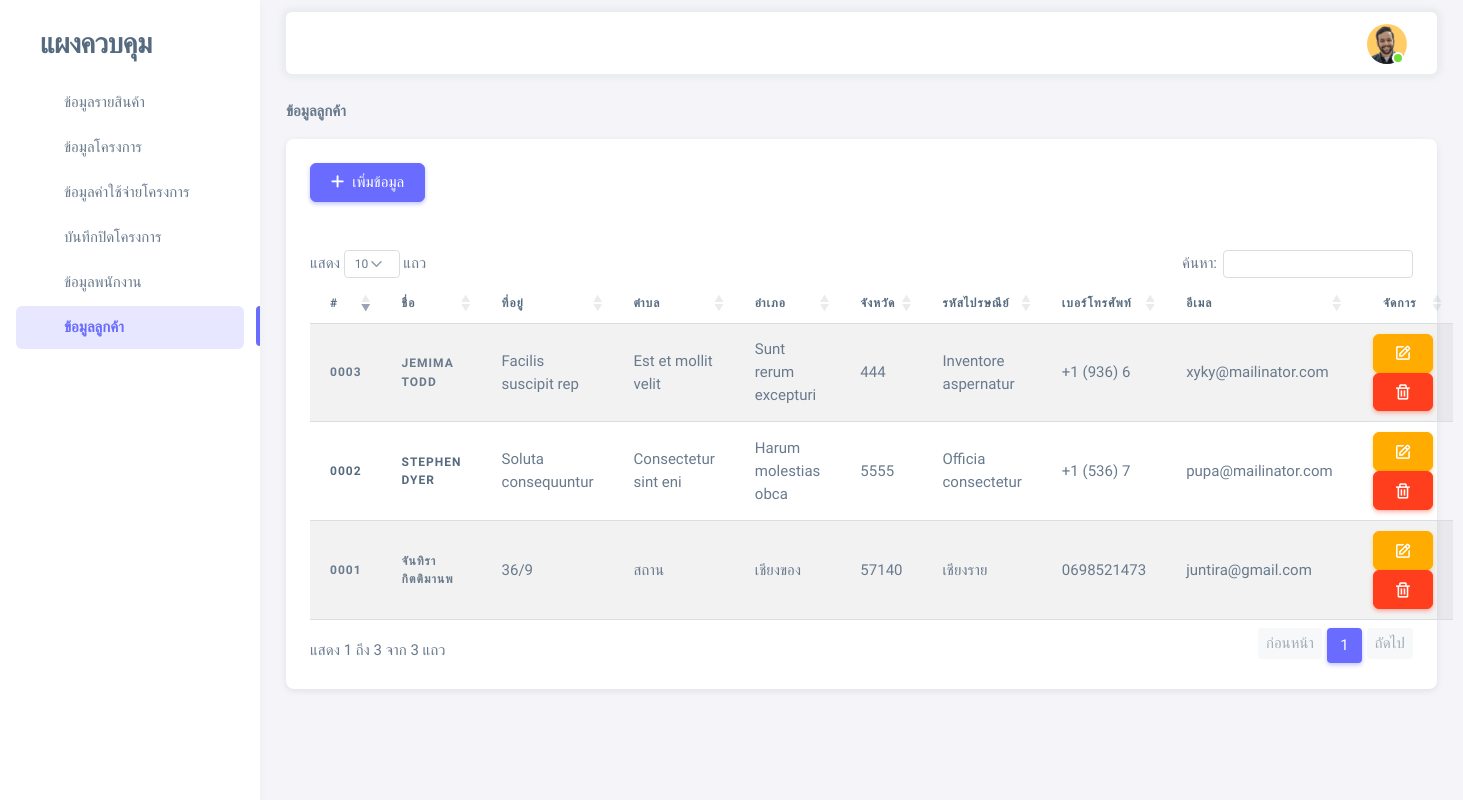
/dashboard/html/customer.php (signed in), run on the app's committed database.
### tables this page shows
CREATE TABLE `customer` (
  `cus_id` int(4) UNSIGNED ZEROFILL NOT NULL,
  `cus_firstname` varchar(50) NOT NULL,
  `cus_lastname` varchar(50) NOT NULL,
  `cus_address` varchar(20) NOT NULL,
  `cus_subdis` varchar(50) NOT NULL,
  `cus_district` varchar(50) NOT NULL,
  `cus_province` varchar(50) NOT NULL,
  `cus_postcode` varchar(5) NOT NULL,
  `cus_phone` varchar(10) NOT NULL,
  `cus_email` varchar(100) NOT NULL,
  `void` int(11) NOT NULL
);

### dashboard/html/customer.php (the view, shortened to what this page needs)
<?php
include("connect.php");
$data = mysqli_query($conn, "select * from customer WHERE void = 0 ORDER BY cus_id");
include("header.php"); ?>
<div class="layout-wrapper layout-content-navbar">
    <div class="layout-container">
        <?php include("sidebar.php") ?>
        <div class="layout-page">
            <?php include("topbar.php"); ?>
            <div class="content-wrapper">
                <div class="container-xxl flex-grow-1 container-p-y">
                    <div class="content-header">
                        <ol class="breadcrumb float-sm-right">
                            <li class="breadcrumb-item active"><a href="customer.php" class="text-decolation">ข้อมูลลูกค้า</a></li>
                        </ol>
                    </div>
                    <div class="row">
                        <div class="col-12 order-2 order-md-3 order-lg-2 mb-4">
                            <div class="card">
                                <div class="card-header">
                                    <a href="crud_customer.php?xCase=1" class="btn btn-primary"><i
                                            class="fa-solid fa-plus me-2"></i>เพิ่มข้อมูล</a>
                                </div>
                                <div class="">
                                    <div class="card-body">
                                        <table id="myTable" class="table table-striped">
                                            <thead>
                                                <tr>
                                                    <th>#</th>
                                                    <th width="150px">ชื่อ</th>
                                                    <th>ที่อยู่</th>
                                                    <th>ตำบล</th>
                                                    <th>อำเภอ</th>
                                                    <th>จังหวัด</th>
                                                    <th>รหัสไปรษณีย์</th>
                                                    <th>เบอร์โทรศัพท์</th>
                                                    <th>อีเมล</th>
                                                    <th class="text-center" style="width: 180px;">จัดการ</th>
                                                </tr>
                                            </thead>
                                            <tbody>
                                                <?php
                                                if (mysqli_num_rows($data) > 0) {
                                                    while ($row = mysqli_fetch_assoc($data)) {
                                                ?>
                                                <tr>
                                                    <th class="text-center sale_ID" style="width: 50px;">
                                                        <?php echo $row['cus_id']; ?></th>
                                                    <th><?php echo $row['cus_firstname'], " ", $row['cus_lastname']; ?>
                                                    </th>
                                                    <td><?php echo $row['cus_address']; ?></td>
                                                    <td><?php echo $row['cus_subdis']; ?></td>
                                                    <td><?php echo $row['cus_district']; ?></td>
                                                    <td><?php echo $row['cus_postcode']; ?></td>
                                                    <td><?php echo $row['cus_province']; ?></td>
                                                    <td><?php echo $row['cus_phone']; ?></td>
                                                    <td><?php echo $row['cus_email']; ?></td>
                                                    <td>
                                                        <a href="crud_customer.php?xCase=2&id=<?php echo $row['cus_id'] ?>"
                                                            name="btn_edit" class="btn btn-warning edit_sale"><i
                                                                class="tf-icons bx bx-edit"></i></a>
                                                        <a href="crud_customer.php?xCase=3&id=<?php echo $row['cus_id'] ?>"
                                                            name="btn_delete" class="btn btn-danger"><i
                                                                class="tf-icons bx bx-trash"></i></a>
                                                    </td>
                                                </tr>
                                                <?php
                                                    }
                                                }
                                                ?>
                                            </tbody>
                                        </table>
                                    </div>
                                </div>
                            </div>
                        </div>
                    </div>
                </div>
                <?php include("footer.php"); ?>

### data on the page
customer: cus_id "0001", cus_firstname "จันทิรา", cus_lastname "กิตติมานพ", cus_address "36/9", cus_subdis "สถาน", cus_district "เชียงของ", cus_postcode "57140", cus_province "เชียงราย", cus_phone "0698521473", cus_email "juntira@gmail.com"
customer: cus_id "0002", cus_firstname "STEPHEN", cus_lastname "DYER", cus_address "Soluta consequuntur", cus_subdis "Consectetur sint eni", cus_district "Harum molestias obca", cus_postcode "5555", cus_province "Officia consectetur", cus_phone "+1 (536) 7", cus_email "pupa@mailinator.com"
customer: cus_id "0003", cus_firstname "JEMIMA", cus_lastname "TODD", cus_address "Facilis suscipit rep", cus_subdis "Est et mollit velit", cus_district "Sunt rerum excepturi", cus_postcode "444", cus_province "Inventore aspernatur", cus_phone "+1 (936) 6", cus_email "xyky@mailinator.com"
